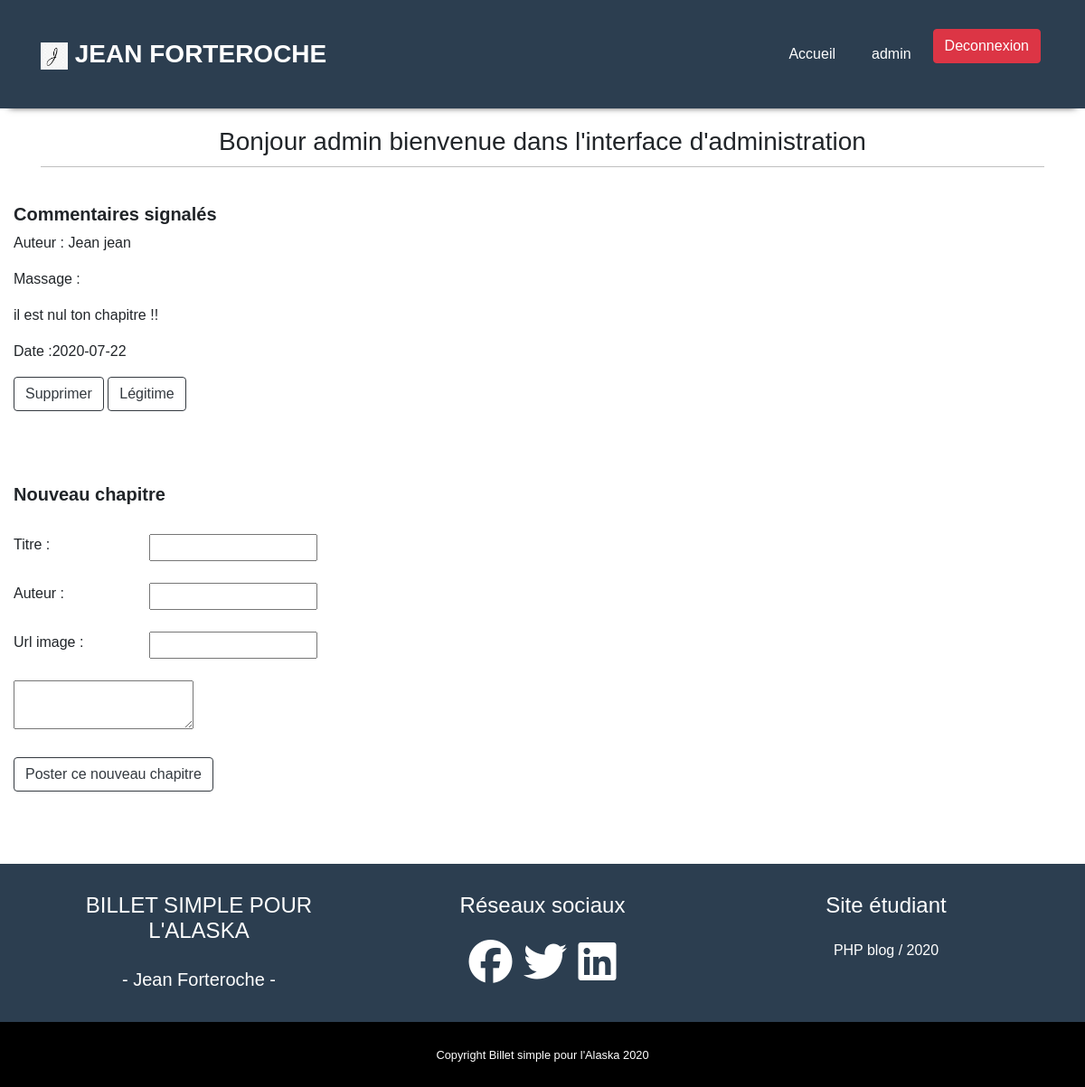
The app's page /index.php?action=dashboard (signed in) with its own data.
### tables this page shows
CREATE TABLE IF NOT EXISTS `comments` (
  `id` int(11) NOT NULL AUTO_INCREMENT,
  `id_billet` int(11) NOT NULL,
  `author` varchar(70) NOT NULL,
  `content` text NOT NULL,
  `date_content` date NOT NULL,
  `signalement` int(11) NOT NULL DEFAULT 0,
  PRIMARY KEY (`id`)
);

### controller/adminController.php (called while the page is built, shortened)
<?php
class AdminController
{
    public function dashboard()
    {
        $commentManager = new CommentManager();
        $comment = $commentManager->getCommentsSignaler();
        require('view/viewAdmin.php');
    }
}

### model/commentManager.php (called while the page is built, shortened)
<?php
require_once('model/modelPost.php');
class CommentManager
{
    public function getCommentsSignaler()
    {
        $db = new Bdd();
        $bdd = $db->dbConnect();
        $comment = $bdd->prepare('SELECT id, author, content, date_content, id_billet, signalement FROM comments WHERE signalement = 1 ORDER BY date_content DESC');
        $comment->execute();
        $array = array();
        while($resultComment = $comment->fetch())
        {
            $post = new Post();
            $post->hydrate($resultComment);
            $array[] = $post;
        }
        return $array;
    }
}

### model/modelPost.php (called while the page is built, shortened)
<?php
class Post
{
    private $_id;
    private $_author;
    private $_content;
    private $_date_content;
    public function hydrate(array $donnees)
    {
        foreach ($donnees as $key => $value)
        {
            $method = 'set'.ucfirst($key);
        }
        return $this;
    }
    public function id() { return $this->_id; }
    public function author() { return $this->_author; }
    public function content() { return $this->_content; }
    public function date_content() { return $this->_date_content; }
    public function setId($id)
    {
        $this->_id = (int) $id;
    }
    public function setAuthor($author)
    {
        if (is_string($author))
        {
            $this->_author = $author;
        }
    }
    public function setContent($content)
    {
        $this->_content = $content;
    }
    public function setDate_Content($date_content)
    {
        $this->_date_content = $date_content;
    }
}

### view/viewAdmin.php (the view, shortened to what this page needs)
<div class="container">
    <div class="row">
        <div class="col">
            <h3 class="text_welcome_administration"><?='Bonjour ' . $_SESSION['identifiant']['user'] . ' bienvenue dans l\'interface d\'administration' ;?>
            <div class="bordure"></div>
        </div>
    </div>
</div>
<?php
foreach($comment as $comments)
{
?>
<section>
    <div class="tableau_administration container-fluid">
        <div class="row">
            <div class="col">
                <h5>Commentaires signalés</h5>
                <p>Auteur : <?= $comments->author() ?></p>
                <p>Massage : <?= $comments->content() ?></p>
                <p>Date :<?= $comments->date_content() ?></p>
                <a href="index.php?action=deleteComment&id= <?= $comments->id() ?>" class="btn btn-outline-dark">Supprimer</a>
                <a href="index.php?action=legitime&id= <?= $comments->id() ?> " class="btn btn-outline-dark">Légitime</a>
            </div>
        </div>
    </div>
</section>
<?php
}
?>
<section class="formulaire_administration">
    <div class="container-fluid">
        <div class="row">
            <div class="col">
                <h5>Nouveau chapitre</h5><br />
                <form action="index.php?action=addBillet" method="post">
                    <div>
                        <label for="Titre">Titre :</label><input type="text" id="title" name="title" />
                    </div><br />
                    <div>
                        <label for="Titre">Auteur :</label><input type="text" id="author" name="author" />
                    </div><br />
                    <div>
                        <label for="Titre">Url image :</label><input type="text" id="image" name="image" />
                    </div><br />
                    <div>
                        <textarea id="content" name="content"></textarea>
                    </div><br />
                    <div>
                        <input type="submit"  class="btn btn-outline-dark" value="Poster ce nouveau chapitre" />
                    </div>
                </form>
            </div>
        </div>
    </div>
</section>
<?php require('template.php'); ?>

### public/css/index.css (style rules this page uses)
body { margin: 0; padding: 0; background-color: white; font-family: Helvetica, Arial, sans-serif; }
.row { display: flex; flex-wrap: wrap; }
.text_welcome_administration { text-align: center; margin: 20px 0px; }
.tableau_administration h5 { font-weight: bold; }
.tableau_administration { margin-top: 20px; }
.formulaire_administration { margin: 5rem 0rem; }
.formulaire_administration h5 { font-weight: bold; }
.formulaire_administration label { display: block; width: 150px; float: left; }
div.bordure { border-bottom: 0.5px solid silver; margin-top: 10px; }

### records on screen
comments: author "Jean jean", content "il est nul ton chapitre !!", date_content "2020-07-22"

### other values on screen
$_SESSION['identifiant']['user'] "admin"
